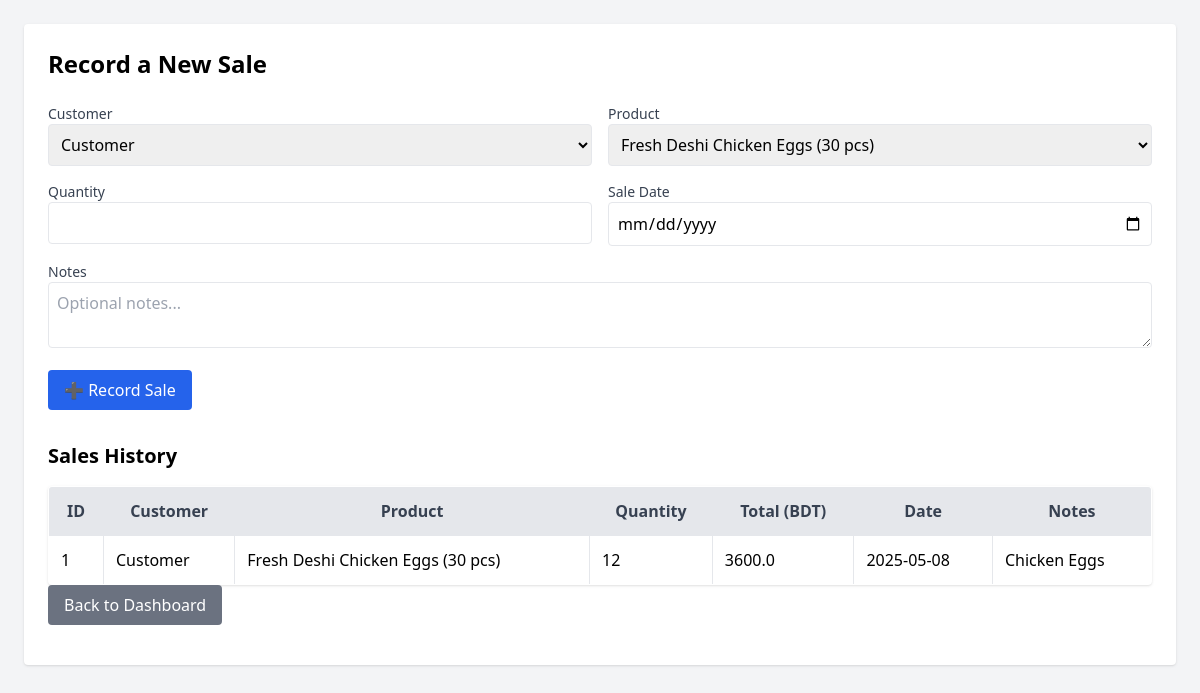
/admin/record-sales (signed in), run on an earlier commit of the app's database.
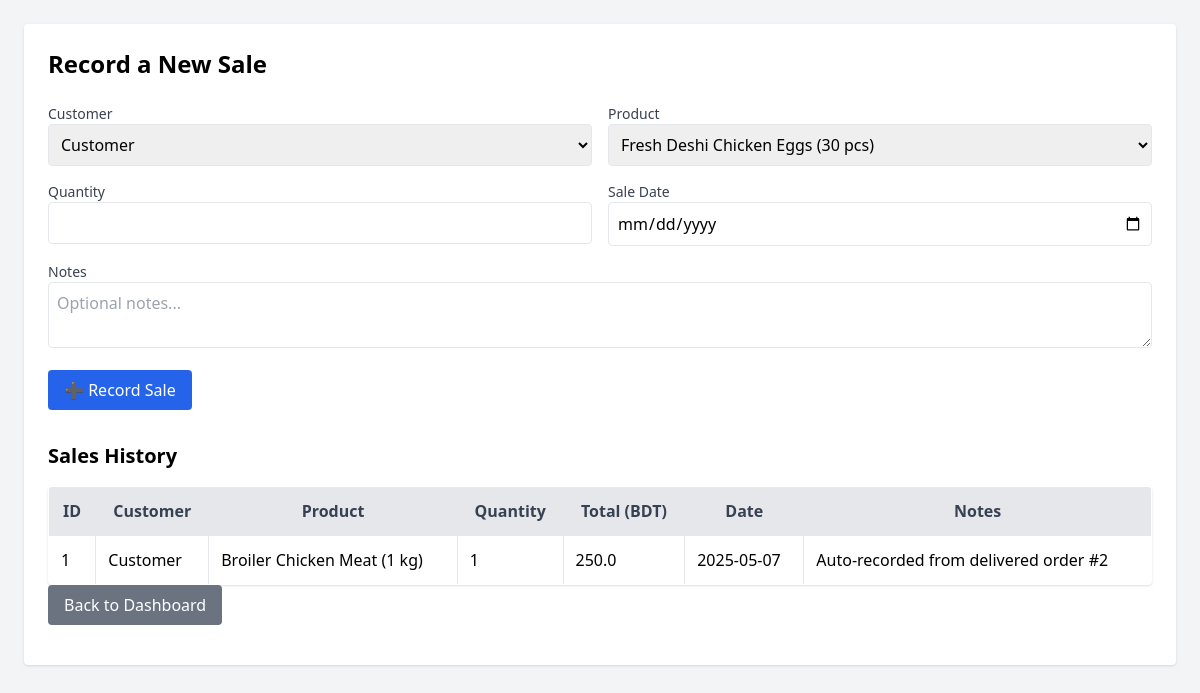
And on a later commit of the database.
### models.py (models this page shows, shortened)
class Sale(db.Model):
    id = db.Column(db.Integer, primary_key=True)
    customer_id = db.Column(db.Integer, db.ForeignKey('user.id'), nullable=False)
    product_id = db.Column(db.Integer, db.ForeignKey('product.id'), nullable=False)
    quantity = db.Column(db.Integer, nullable=False)
    total_amount = db.Column(db.Float, nullable=False)
    sale_date = db.Column(db.Date, nullable=False)
    notes = db.Column(db.Text)
    customer = db.relationship('User', foreign_keys=[customer_id])
    product = db.relationship('Product')

class Product(db.Model):
    id = db.Column(db.Integer, primary_key=True)
    name = db.Column(db.String(100), nullable=False)
    category = db.Column(db.String(100), nullable=False)
    quantity = db.Column(db.Integer, nullable=False)
    unit_price = db.Column(db.Float, nullable=False)
    product_description = db.Column(db.String(200), nullable=True)
    image = db.Column(db.String(100), nullable=True)  # Add this line for the image
    added_by = db.Column(db.Integer, db.ForeignKey('user.id'), nullable=False)

class User(db.Model):
    id = db.Column(db.Integer, primary_key=True)
    email = db.Column(db.String(100), unique=True, nullable=False)
    name = db.Column(db.String(100), nullable=False)
    password = db.Column(db.String(200), nullable=False)
    role = db.Column(db.String(50), nullable=False)  # admin, manager, farmer, delivery_man, customer
    phone = db.Column(db.String(20))
    address = db.Column(db.Text)
    blood_group = db.Column(db.String(5))
    image = db.Column(db.String(200))

### app.py (the view, shortened to what this page needs)
@app.route('/admin/record-sales', methods=['GET', 'POST'])
def record_sales():
    if 'user_id' not in session:
        return redirect(url_for('login'))
    user = User.query.get(session['user_id'])
    if not user or user.role != 'admin':
        return redirect(url_for('login'))
    customers = User.query.filter_by(role='customer').all()
    products = Product.query.all()
    sales = Sale.query.order_by(Sale.sale_date.desc()).all()
    return render_template('admin_record_sales.html', user=user, sales=sales, customers=customers, products=products)

### templates/admin_record_sales.html (shortened to what this page needs)
<!DOCTYPE html>
<html lang="en">
<head>
    <script src="https://cdn.tailwindcss.com"></script>
</head>
<body class="bg-gray-100 p-6">
    <div class="max-w-6xl mx-auto bg-white p-6 rounded shadow">
        <h1 class="text-2xl font-bold mb-6">Record a New Sale</h1>
        <form method="POST" action="/admin/record-sales" class="grid grid-cols-1 md:grid-cols-2 gap-4 mb-8">
            <div>
                <label class="block text-sm font-medium text-gray-700">Customer</label>
                <select name="customer_id" required class="w-full p-2 border rounded">
                    {% for customer in customers %}
                        <option value="{{ customer.id }}">{{ customer.name }}</option>
                    {% endfor %}
                </select>
            </div>
            <div>
                <label class="block text-sm font-medium text-gray-700">Product</label>
                <select name="product_id" required class="w-full p-2 border rounded">
                    {% for product in products %}
                        <option value="{{ product.id }}">{{ product.name }}</option>
                    {% endfor %}
                </select>
            </div>
            <div>
                <label class="block text-sm font-medium text-gray-700">Quantity</label>
                <input type="number" name="quantity" min="1" required class="w-full p-2 border rounded">
            </div>
            <div>
                <label class="block text-sm font-medium text-gray-700">Sale Date</label>
                <input type="date" name="sale_date" required class="w-full p-2 border rounded">
            </div>
            <div class="col-span-full">
                <label class="block text-sm font-medium text-gray-700">Notes</label>
                <textarea name="notes" class="w-full p-2 border rounded" placeholder="Optional notes..."></textarea>
            </div>
            <div class="col-span-full">
                <button type="submit" class="bg-blue-600 text-white px-4 py-2 rounded hover:bg-blue-700">
                    ➕ Record Sale
                </button>
            </div>
        </form>
        <h2 class="text-xl font-semibold mb-4">Sales History</h2>
        <table class="min-w-full bg-white border rounded shadow overflow-hidden">
            <thead class="bg-gray-200 text-gray-700">
                <tr>
                    <th class="p-3 border">ID</th>
                    <th class="p-3 border">Customer</th>
                    <th class="p-3 border">Product</th>
                    <th class="p-3 border">Quantity</th>
                    <th class="p-3 border">Total (BDT)</th>
                    <th class="p-3 border">Date</th>
                    <th class="p-3 border">Notes</th>
                </tr>
            </thead>
            <tbody>
                {% for sale in sales %}
                <tr class="border-t">
                    <td class="p-3 border">{{ sale.id }}</td>
                    <td class="p-3 border">{{ sale.customer.name }}</td>
                    <td class="p-3 border">{{ sale.product.name }}</td>
                    <td class="p-3 border">{{ sale.quantity }}</td>
                    <td class="p-3 border">{{ sale.total_amount }}</td>
                    <td class="p-3 border">{{ sale.sale_date }}</td>
                    <td class="p-3 border">{{ sale.notes or '' }}</td>
                </tr>
                {% else %}
                <tr>
                    <td colspan="7" class="p-4 text-center text-gray-500">No sales recorded yet.</td>
                </tr>
                {% endfor %}
            </tbody>
        </table>
        <a href="{{ url_for('admin_panel') }}" class="bg-gray-500 text-white px-4 py-2 rounded hover:bg-gray-600 mb-4 inline-block">
            Back to Dashboard
        </a>
    </div>
</body>
</html>

What changed in the data, as far as the page shows it:
changed Sale "Customer": product.name "Fresh Deshi Chicken Eggs (30 pcs)" → "Broiler Chicken Meat (1 kg)"; quantity "12" → "1"; total_amount "3600.0" → "250.0"; sale_date "2025-05-08" → "2025-05-07"; notes "Chicken Eggs" → "Auto-recorded from delivered order #2"
